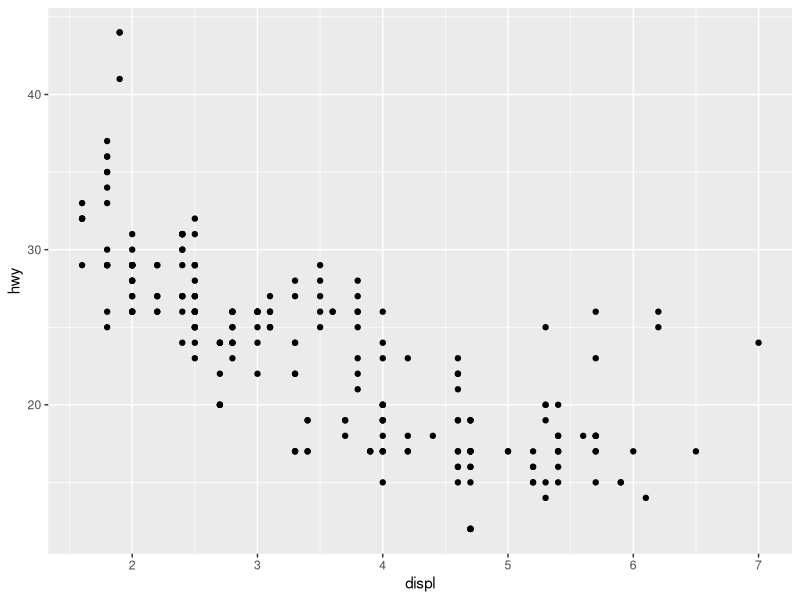
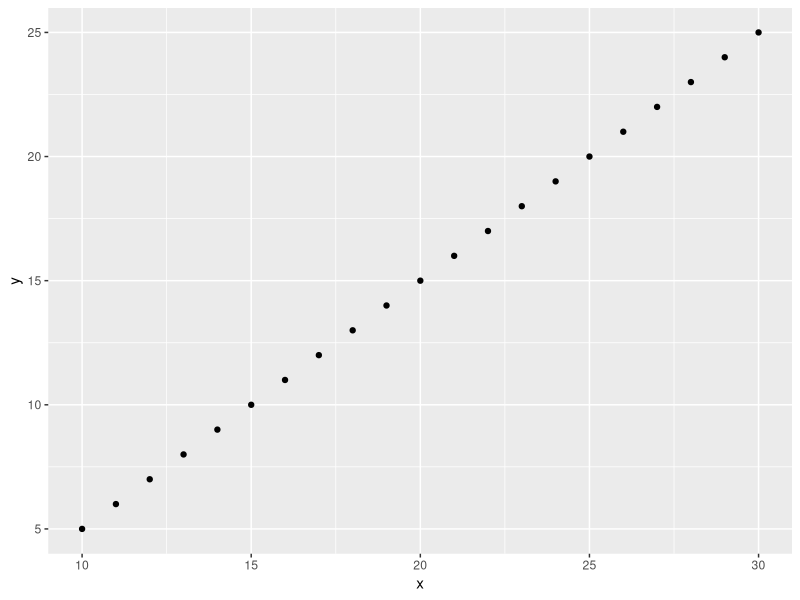
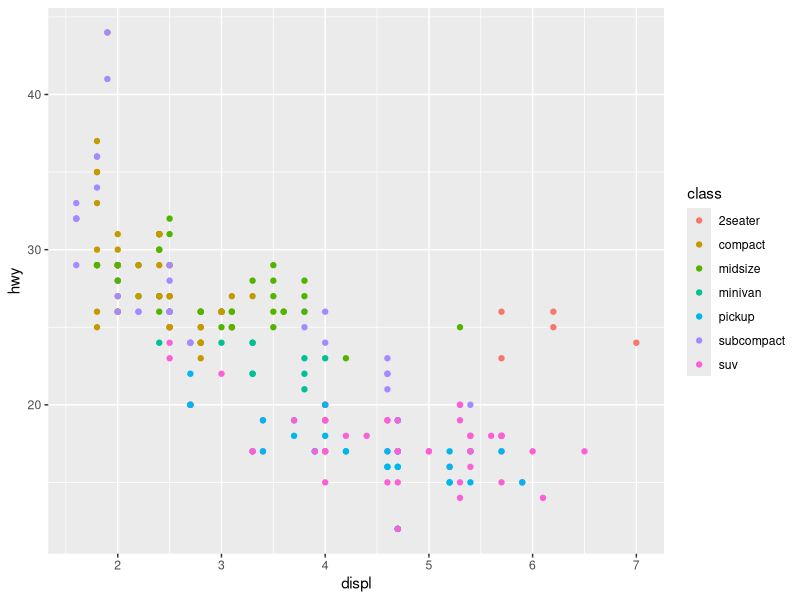
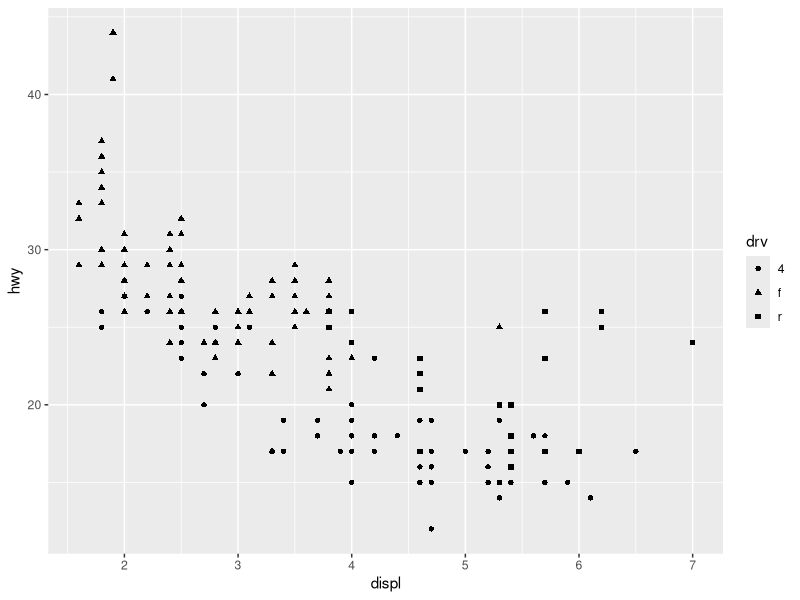
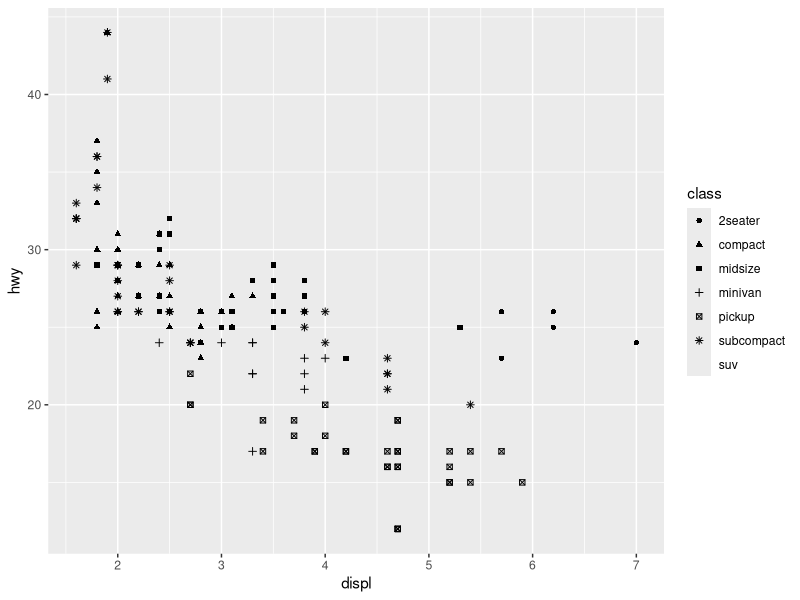
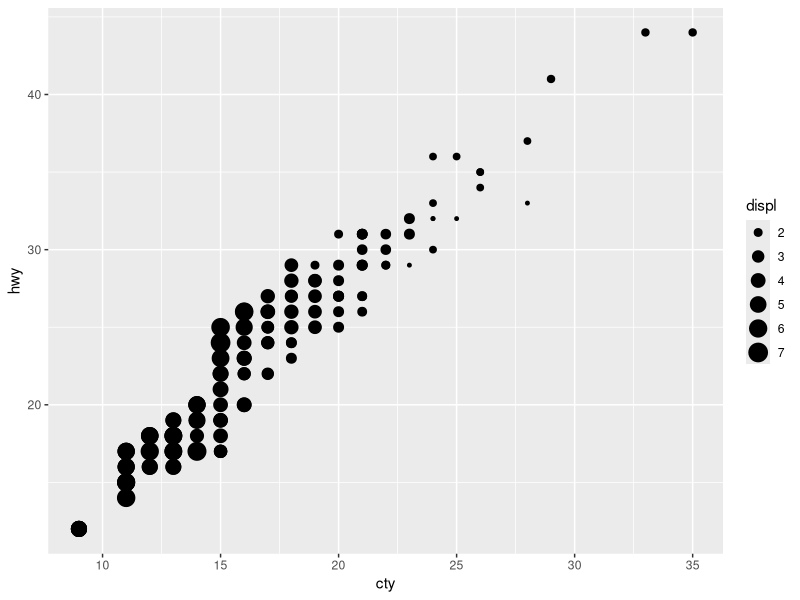
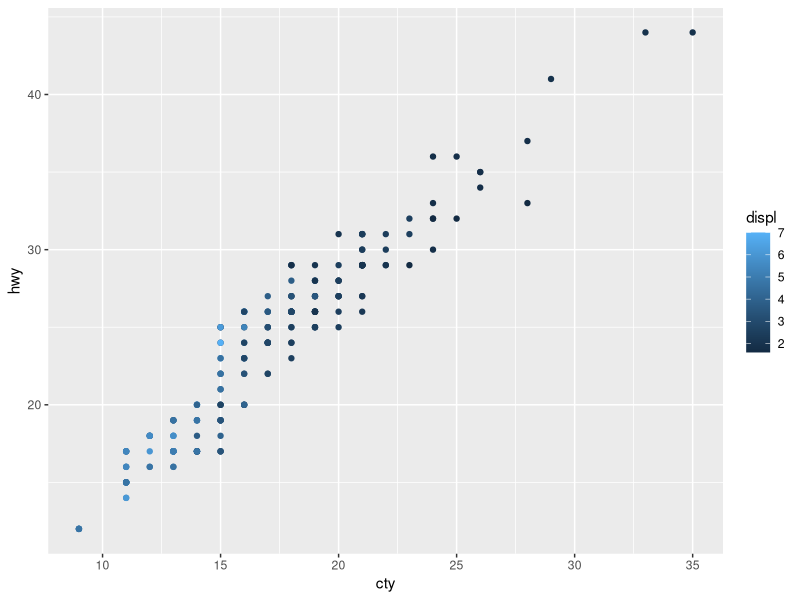
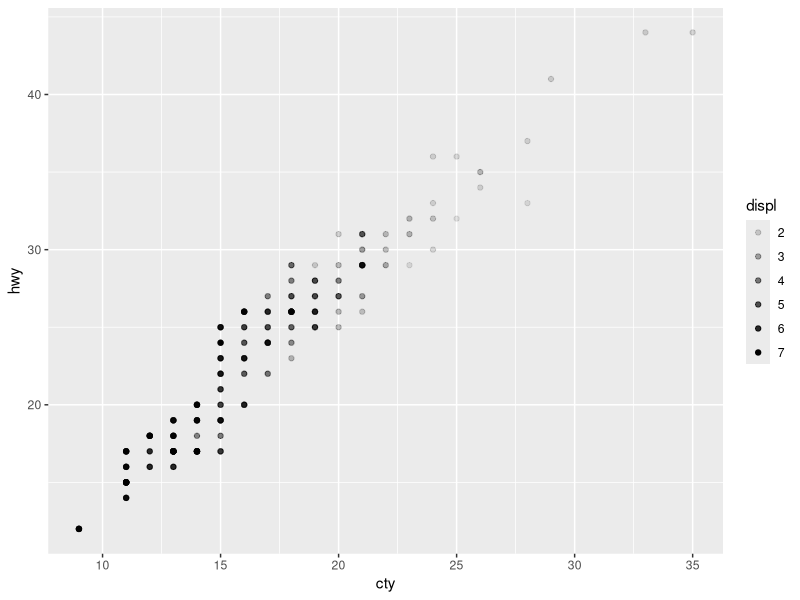

The R script that drew these images, in order:
# Day 14
library(tidyverse)
mpg
ggplot() + geom_point(mapping = aes(x = displ, y = hwy), data = mpg)

x <- c(10:30)
y <- seq(length = length(x), from = 5, by = 1)
ggplot() + geom_point(mapping = aes(x = x, y =y))

ggplot() + geom_point(mapping = aes(x = displ, y = hwy, color = class), data = mpg)
ggplot() + geom_point(mapping = aes(x = displ, y = hwy, shape = drv), data = mpg)
ggplot() + geom_point(mapping = aes(x = displ, y = hwy, shape = class), data = mpg)


ggplot() + geom_point(mapping = aes(x = cty, y = hwy, size = displ), data = mpg)
ggplot() + geom_point(mapping = aes(x = cty, y = hwy, color = displ), data = mpg)
ggplot() + geom_point(mapping = aes(x = cty, y = hwy, alpha = displ), data = mpg)

ggplot() + geom_point(mapping = aes(x = displ, y = hwy, size=class), data = mpg)
ggplot() + geom_point(mapping = aes(x = displ, y = hwy, alpha=class), data = mpg)                      

ggplot() + geom_point(mapping = aes(x = displ, y = hwy, color=drv, shape=drv), data = mpg)

ggplot() + geom_point(mapping = aes(x=cty, y=hwy, color=drv, shape=drv), data = mpg)

head(iris)
ggplot() + geom_point(mapping = aes(x=Sepal.Length, y=Sepal.Width, color=Species, shape=Species), data = iris)
ggplot() + geom_point(mapping = aes(x=iris$Sepal.Length, y=iris$Sepal.Width, color=iris$Species, shape=iris$Species))


ggplot() + geom_point(mapping = aes(x=displ, y=hwy), data=mpg, color="blue")
ggplot() + geom_point(mapping = aes(x=displ, y=hwy, color="blue"), data=mpg)

### group
Orange
names(Orange)
ggplot() + geom_point(mapping = aes(x=age, y=circumference), data = Orange)
ggplot() + geom_line(mapping = aes(x=age, y=circumference), data = Orange)
ggplot() + geom_line(mapping = aes(x=age, y=circumference, group= Tree), data = Orange)


Orange$Tree
ggplot() + geom_line(mapping = aes(x=age, y=circumference, group=Tree, color=Tree), data =Orange)
ggplot() + geom_line(mapping = aes(x=Orange$age, y=Orange$circumference, color=Orange$Tree))
ggplot() + geom_line(mapping = aes(x=Orange$age, y=Orange$circumference, linetype=Orange$Tree))

ggplot() + geom_smooth(mapping = aes(x=age, y=circumference), data=Orange)
ggplot() + geom_smooth(mapping = aes(x=age, y=circumference, color=Tree), data = Orange)
ggplot() + geom_smooth(mapping = aes(x=age, y=circumference, color=Tree), data = Orange, se=F)


# facets
ggplot() + 
  geom_point(mapping = aes(x=displ, y=hwy), data=mpg) +
  facet_wrap(~class, nrow = 2)
ggplot() + 
  geom_point(mapping = aes(x=displ, y=hwy), data=mpg) +
  facet_wrap(~drv + year, nrow = 2)

ggplot() + geom_point(mapping = aes(x=displ, y=hwy), data = mpg) +
  facet_grid(drv~cyl)
ggplot() + geom_point(mapping = aes(x=displ, y=hwy), data=mpg) +
  facet_grid(drv+year~cyl)
